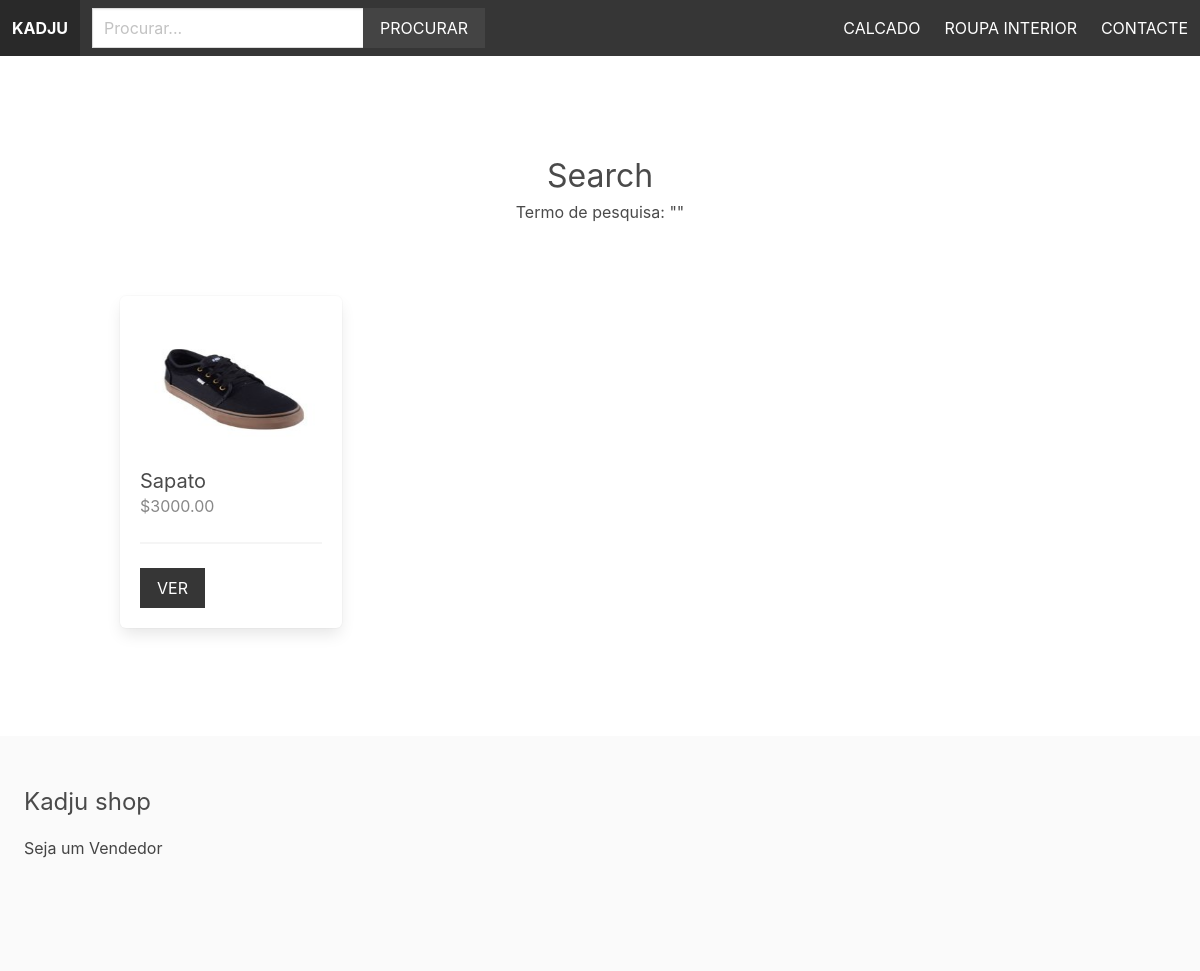
The app's page /search/, older data.
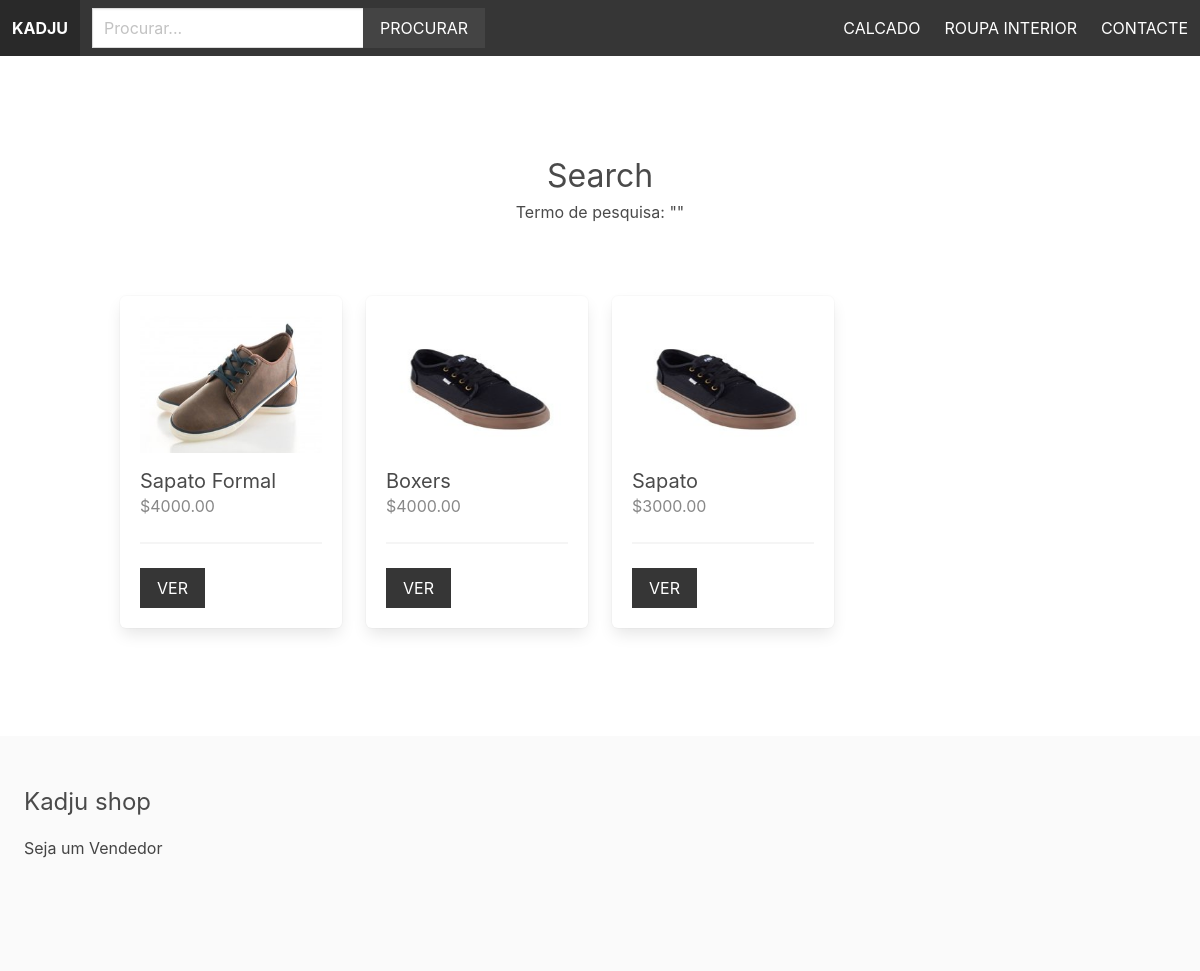
The same page, newer data.
### apps/product/models.py (models this page shows, shortened)
class Category(models.Model):
    title = models.CharField(max_length=255)
    slug = models.SlugField(max_length=255)
    ordering = models.IntegerField(default=0)
    class Meta:
        ordering = ['ordering']

class Product(models.Model):
    category = models.ForeignKey(Category, related_name='products', on_delete=models.CASCADE)
    vendor = models.ForeignKey(Vendor, related_name='products', on_delete=models.CASCADE)
    title = models.CharField(max_length=255)
    slug = models.SlugField(max_length=255)
    description = models.TextField(blank=True, null=True)
    price = models.DecimalField(max_digits=6, decimal_places=2)
    date_added = models.DateTimeField(auto_now_add=True)
    image = models.ImageField(upload_to='uploads/', blank=True, null=True)
    thumbnail = models.ImageField(upload_to='uploads/', blank=True, null=True)
    class Meta:
        ordering = ['-date_added']
    def get_thumbnail(self):
        if self.thumbnail:
            return self.thumbnail.url
        else:
            if self.image:
                self.thumbnail = self.make_thumbnail(self.image)
                self.save()
                return self.thumbnail.url
            else:
                return 'https://via.placeholder.com/240x180.jpg'
    def make_thumbnail(self, image, size=(300, 200)):
        img = Image.open(image)
        img.convert('RGB')
        img.thumbnail(size)
        thumb_io = BytesIO()
        img.save(thumb_io, 'JPEG', quality=85)
        thumbnail = File(thumb_io, name=image.name)
        return thumbnail

### apps/product/views.py (the view)
# urls.py: path('search/', views.search, name='search'),
def search(request):
    query = request.GET.get('query', '')
    products = Product.objects.filter(Q(title__icontains=query) | Q(description__icontains=query))
    return render(request, 'product/search.html', {'products': products, 'query': query})

### apps/product/context_processors.py (called while the page is built)
def menu_categories(request):
    categories = Category.objects.all()
    return {'menu_categories': categories}

### apps/product/templates/product/search.html (shortened to what this page needs)
{% extends 'core/base.html' %}
{% block content %}
    <div class="columns is-multiline mb-6">
        <div class="column is-12 has-text-centered mt-6 mb-6">
            <h2 class="is-size-3">Search</h2>
            <h3>Termo de pesquisa: "{{ query }}"</h3>
        </div>
        {% for product in products %}
            {% include 'product/parts/list_item.html' %}
        {% endfor %}
    </div>
{% endblock %}

### apps/core/templates/core/base.html (shortened to what this page needs)
{% load static %}
<!DOCTYPE html>
<html>
  <head>
    <link
      rel="stylesheet"
      href="https://cdn.jsdelivr.net/npm/bulma@0.9.1/css/bulma.min.css"
    />
    <link rel="stylesheet" href="{% static 'styles/main.css' %}" />
  </head>
  <body>
    <nav class="navbar is-dark">
      <div class="navbar-brand">
        <a href="/" class="navbar-item"><strong>Kadju</strong></a>
      </div>
      <div class="navbar-menu" id="main-navbar">
        <div class="navbar-start">
          <div class="navbar-item">
            <form method="get" action="{% url 'search' %}">
              <div class="field has-addons">
                <div class="control">
                  <input
                    type="text"
                    class="input"
                    placeholder="Procurar..."
                    name="query"
                  />
                </div>
                <div class="control">
                  <button class="button is-dark is-uppercase">Procurar</button>
                </div>
              </div>
            </form>
          </div>
        </div>
            <div class="navbar-end">
              {% for category in menu_categories %}
                 <a href="{% url 'category' category.slug %}" class="navbar-item">{{ category.title }}</a>
              {% endfor %}
                <a href="{% url 'contact' %}" class="navbar-item">Contacte</a>
            </div>
        </div>
    </nav>
    <section class="section">
        <div class="container">
            {% block content %}
            {% endblock %}
        </div>
    </section>
    <footer class="footer">
        <h3 class="is-size-4 mb-4">Kadju shop</h3>
        {% if request.user.is_authenticated %}
              <a href="{% url 'vendor_admin' %}">Tela do Vendedor</a>
        {% else %}
              <a href="{% url 'become_vendor' %}">Seja um Vendedor</a>
        {% endif %}
    </footer>
  </body>
</html>

### apps/product/templates/product/parts/list_item.html
<div class="column is-3 product-list-item">
    <div class="box">
        <figure class="image is-4by3 mb-4">
            <img src="{{ product.get_thumbnail }}">
        </figure>
        <h2 class="subtitle">{{ product.title }}</h2>
        <h3 class="price is-size-6 mb-5">${{ product.price }}</h3>
        <hr>
        <a href="{% url 'product' product.category.slug product.slug %}" class="button is-dark is-uppercase">Ver</a>
    </div>
</div>

Row changes from the older to the newer data that the page shows:
added Product: get_thumbnail (picture), title "Sapato Formal", price "4000.00"
added Product: get_thumbnail (picture), title "Boxers", price "4000.00"
